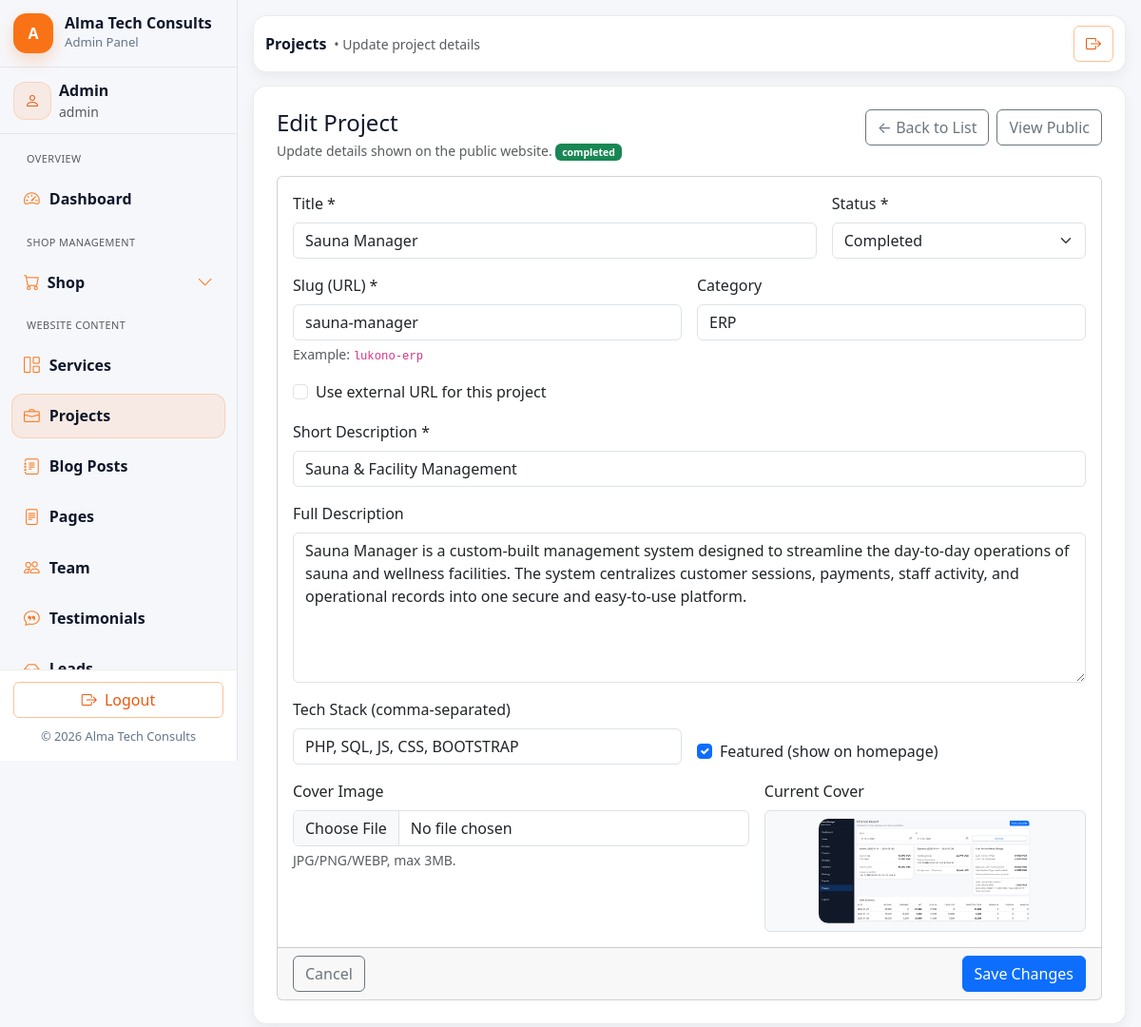
Page /admin/projects/edit.php?id=9 on the committed database.
### tables this page shows
CREATE TABLE `projects` (
  `id` int(10) UNSIGNED NOT NULL,
  `title` varchar(150) NOT NULL,
  `slug` varchar(160) NOT NULL,
  `short_desc` varchar(255) NOT NULL,
  `full_desc` text DEFAULT NULL,
  `category` varchar(80) DEFAULT NULL,
  `project_url` varchar(255) DEFAULT NULL,
  `status` enum('completed','ongoing','paused','draft') NOT NULL DEFAULT 'draft',
  `is_featured` tinyint(1) NOT NULL DEFAULT 0,
  `cover_image` varchar(255) DEFAULT NULL,
  `tech_stack` longtext DEFAULT NULL CHECK (json_valid(`tech_stack`)),
  `created_at` datetime NOT NULL DEFAULT current_timestamp(),
  `updated_at` datetime DEFAULT NULL ON UPDATE current_timestamp()
);

### includes/helpers.php (called while the page is built, shortened)
<?php
if (!function_exists('h')) {
  function h($s): string {
    return htmlspecialchars((string)$s, ENT_QUOTES, 'UTF-8');
  }
}

### admin/projects/edit.php (the view, shortened to what this page needs)
<?php
require_once __DIR__ . '/../includes/admin_header.php';
require_once __DIR__ . '/../includes/admin_sidebar.php';
require_once __DIR__ . '/../../includes/helpers.php';
require_once __DIR__ . '/../../includes/db.php';
$db = $GLOBALS['db'] ?? $mysqli ?? null;
$id = (int)($_GET['id'] ?? 0);
function status_badge(string $status): string {
  $map = [
    'completed' => 'success',
    'ongoing'   => 'primary',
    'paused'    => 'warning',
    'draft'     => 'secondary',
  ];
  $cls = $map[$status] ?? 'dark';
  return '<span class="badge bg-' . $cls . '">' . h($status) . '</span>';
}
$stmt = $db->prepare("SELECT id, title, slug, short_desc, full_desc, category, project_url, cover_image, tech_stack, created_at, status, is_featured FROM projects WHERE id = ? LIMIT 1");
$stmt->bind_param("i", $id);
$stmt->execute();
$project = $stmt->get_result()->fetch_assoc();
$tech_stack_arr = [];
if (!empty($project['tech_stack'])) {
  $decoded = json_decode((string)$project['tech_stack'], true);
  if (is_array($decoded)) $tech_stack_arr = $decoded;
}
$tech_stack_str = implode(', ', array_map('strval', $tech_stack_arr));
?>
<div class="admin-main">
  <?php require_once __DIR__ . '/../includes/admin_topbar.php'; ?>
  <div class="admin-card p-4">
    <div class="d-flex flex-wrap justify-content-between align-items-start gap-2 mb-3">
      <div>
        <h4 class="mb-1">Edit Project</h4>
        <div class="text-muted small">
          Update details shown on the public website.
          <?= status_badge((string)($project['status'] ?? 'draft')) ?>
        </div>
      </div>
      <div class="d-flex gap-2">
        <a class="btn btn-outline-secondary" href="list.php">← Back to List</a>
        <a class="btn btn-outline-secondary" href="<?= BASE_URL ?>projects/<?= h((string)$project['slug']) ?>" target="_blank" rel="noopener">
          View Public
        </a>
      </div>
    </div>
    <form class="card" method="post" enctype="multipart/form-data">
      <div class="card-body">
        <div class="row g-3">
          <div class="col-12 col-lg-8">
            <label class="form-label">Title *</label>
            <input class="form-control" name="title" value="<?= h((string)$project['title']) ?>" required>
          </div>
          <div class="col-12 col-lg-4">
            <label class="form-label">Status *</label>
            <select class="form-select" name="status" required>
              <?php foreach (['completed','ongoing','paused','draft'] as $s): ?>
                <option value="<?= h($s) ?>" <?= ((string)$project['status'] === $s) ? 'selected' : '' ?>>
                  <?= h(ucfirst($s)) ?>
                </option>
              <?php endforeach; ?>
            </select>
          </div>
          <div class="col-12 col-lg-6">
            <label class="form-label">Slug (URL) *</label>
            <input class="form-control" name="slug" value="<?= h((string)$project['slug']) ?>" required>
            <div class="form-text">Example: <code>lukono-erp</code></div>
          </div>
          <div class="col-12 col-lg-6">
            <label class="form-label">Category</label>
            <input class="form-control" name="category" value="<?= h((string)($project['category'] ?? '')) ?>" placeholder="ERP, Website, Mobile App...">
          </div>
          <div class="col-12">
            <div class="form-check">
              <input class="form-check-input" type="checkbox" name="use_project_url" id="use_project_url" value="1" <?= !empty($project['project_url']) ? 'checked' : '' ?> onchange="toggleProjectUrl()">
                <label class="form-check-label" for="use_project_url">
                  Use external URL for this project
                </label>
            </div>
          </div>
          <div class="col-12">
            <label class="form-label">Short Description *</label>
            <input class="form-control" name="short_desc" value="<?= h((string)$project['short_desc']) ?>" required>
          </div>
          <div class="col-12">
            <label class="form-label">Full Description</label>
            <textarea class="form-control" name="full_desc" rows="6"><?= h((string)($project['full_desc'] ?? '')) ?></textarea>
          </div>
          <div class="col-12 col-lg-6">
            <label class="form-label">Tech Stack (comma-separated)</label>
            <input class="form-control" name="tech_stack" value="<?= h($tech_stack_str) ?>" placeholder="PHP, MySQL, Bootstrap, React...">
          </div>
          <div class="col-12 col-lg-6 d-flex align-items-end">
            <div class="form-check">
              <input class="form-check-input" type="checkbox" name="is_featured" id="is_featured" value="1"
                <?= !empty($project['is_featured']) ? 'checked' : '' ?>>
              <label class="form-check-label" for="is_featured">
                Featured (show on homepage)
              </label>
            </div>
          </div>
          <div class="col-12 col-lg-7">
            <label class="form-label">Cover Image</label>
            <input type="file" class="form-control" name="cover_image" accept="image/*">
            <div class="form-text">JPG/PNG/WEBP, max 3MB.</div>
          </div>
          <div class="col-12 col-lg-5">
            <label class="form-label">Current Cover</label>
            <div class="border rounded p-2 d-flex align-items-center justify-content-center bg-light" style="min-height:110px;">
              <?php if (!empty($project['cover_image'])): ?>
                <img src="<?= BASE_URL . ltrim((string)$project['cover_image'], '/') ?>" alt="" style="max-height:110px;max-width:100%;object-fit:cover;border-radius:10px;">
              <?php else: ?>
                <div class="text-muted small">No cover image</div>
              <?php endif; ?>
            </div>
          </div>
        </div>
      </div>
      <div class="card-footer d-flex justify-content-between">
        <a class="btn btn-outline-secondary" href="list.php">Cancel</a>
        <button class="btn btn-primary" type="submit">Save Changes</button>
      </div>
    </form>
  </div>
</div>
<?php require_once __DIR__ . '/../includes/admin_footer.php'; ?>

### assets/css/main.css (style rules this page uses)
:root { --orange-900:#c2410c; --orange-700:#ea580c; --orange-600:#f97316; --orange-500:#fb923c; --orange-400:#fdba74; --orange-200:#fed7aa; --orange-100:#ffedd5; --text:#0f172a; --muted:#64748b; --border:#e2e8f0; --bg-soft:#fff7ed; --transition-fast: 0.2s ease; --transition-smooth: 0.3s ease; --transition-bounce: 0.4s cubic-bezier(0.68, -0.55, 0.265, 1.55); }
html { scroll-behavior: smooth; }
body { color: var(--text); background: #ffffff; }
a { transition: color var(--transition-fast); color: var(--text); }
.form-control, .form-select { transition: all var(--transition-smooth); }

### assets/css/admin.css (style rules this page uses)
.admin-shell { background: #f6f7fb; min-height: 100vh; }
:root { --admin-radius: 14px; --admin-border: rgba(15, 23, 42, .08); --admin-shadow: 0 8px 18px rgba(2,6,23,.06); --admin-shadow-soft: 0 6px 14px rgba(2,6,23,.05); }
.admin-main { flex:1; padding: 16px; margin-left: 0; }
.admin-card { border: 1px solid var(--admin-border); border-radius: var(--admin-radius); background:#fff; box-shadow: var(--admin-shadow-soft); }
.admin-main { flex: 1 1 auto; min-width: 0; }
@media (min-width: 992px) { .admin-main { margin-left: 0 !important; } }

### rows in the picture
projects: status "completed", title "Sauna Manager", status "Completed", slug "sauna-manager", category "ERP", short_desc "Sauna & Facility Management", full_desc "Sauna Manager is a custom-built management system designed to streamline the day-to-day operations of sauna and wellness facilities. The system centralizes customer sessions, payments, staff activity, and operational records into one secure and easy-to-use platform.", tech_stack "PHP, SQL, JS, CSS, BOOTSTRAP", is_featured "☑", cover_image (picture)

### other values in the picture
$admin['name'] "Admin"
$admin['role'] "admin"
$page_heading "Projects"
$page_subtitle "Update project details"
